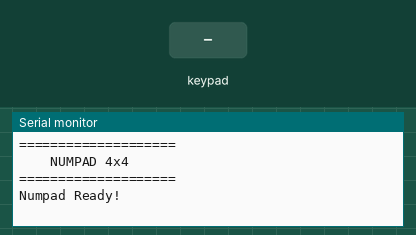
A sketch run on a simulated ESP32. Shown: the last lines printed to the serial monitor. The test bench sets the inputs (shaded band).

Above: at 1.2 s.
1.3 s: key '1' pressed
At 2.5 s:
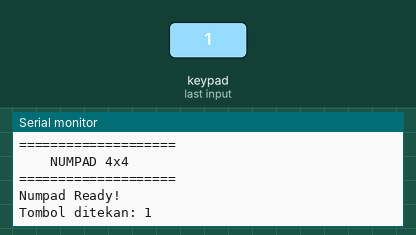
2.8 s: keypad keys 1 4 1 2 1 3 1 5 # pressed 0.4 s apart
At 6.7 s:
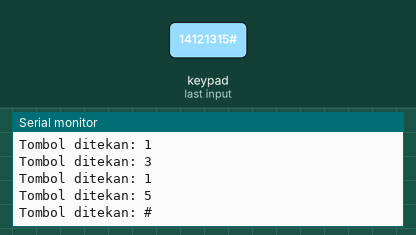
7.9 s: key 'A' pressed
At 9.1 s:
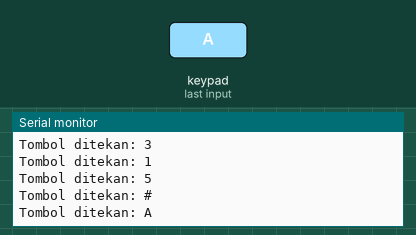
9.4 s: keypad keys 1 4 1 2 1 3 1 5 * pressed 0.4 s apart
At 13.3 s:
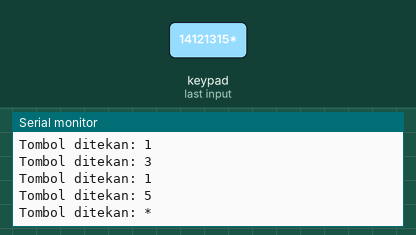
14.5 s: key 'B' pressed
At 15.7 s:
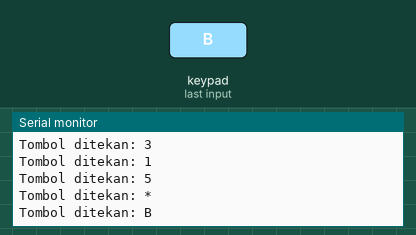
16.0 s: keypad keys 1 4 1 2 1 3 1 5 D pressed 0.4 s apart
At 19.9 s:
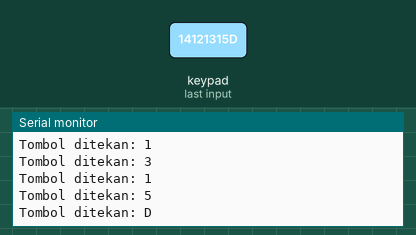
Timing chart, 0 to 21.4 s (numbered marks = the images above; inputs shaded):
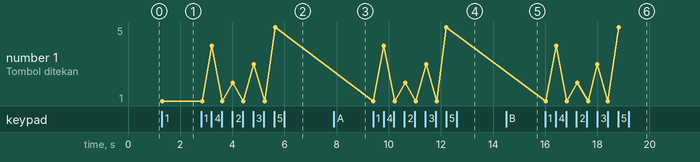

Measured:
- after the input at 1.3 s, the serial monitor: prints a new line at once (image 1)
- after the input at 2.8 s, the serial monitor: prints a new line after 0.40 s (image 2)
- after the input at 7.9 s, the serial monitor: prints a new line at once (image 3)
- after the input at 9.4 s, the serial monitor: prints a new line at once (image 4)
- after the input at 14.5 s, the serial monitor: prints a new line at once (image 5)
- after the input at 16.0 s, the serial monitor: prints a new line at once (image 6)
- plotted number 1: 1 → 5 after the input at 2.8 s

The sketch:

keypad.ino
```cpp
#include <Keypad.h>

// Jumlah baris dan kolom
const byte ROWS = 4;
const byte COLS = 4;

// Susunan tombol keypad
char keys[ROWS][COLS] = {
  {'1', '2', '3', 'A'},
  {'4', '5', '6', 'B'},
  {'7', '8', '9', 'C'},
  {'*', '0', '#', 'D'}
};

// Konfigurasi pin ESP32
// SUGGESTION: GPIO12 pada rowPins adalah strapping pin (MTDI).
// Umumnya tetap berfungsi (loop baru menulis HIGH setelah boot selesai),
// tapi jika mengalami boot error, ganti 12 -> pin bebas (mis. 32).
// Row
byte rowPins[ROWS] = {14, 12, 13, 15};

// Column
byte colPins[COLS] = {27, 26, 25, 33};

// Inisialisasi keypad
Keypad keypad = Keypad(
  makeKeymap(keys),
  rowPins,
  colPins,
  ROWS,
  COLS
);

void setup() {
  Serial.begin(115200);

  keypad.setDebounceTime(50);
  keypad.setHoldTime(500);

  Serial.println("====================");
  Serial.println("    NUMPAD 4x4");
  Serial.println("====================");
  Serial.println("Numpad Ready!");
}

void loop() {
  char key = keypad.getKey();

  if (key) {
    Serial.print("Tombol ditekan: ");
    Serial.println(key);
  }
}
```
